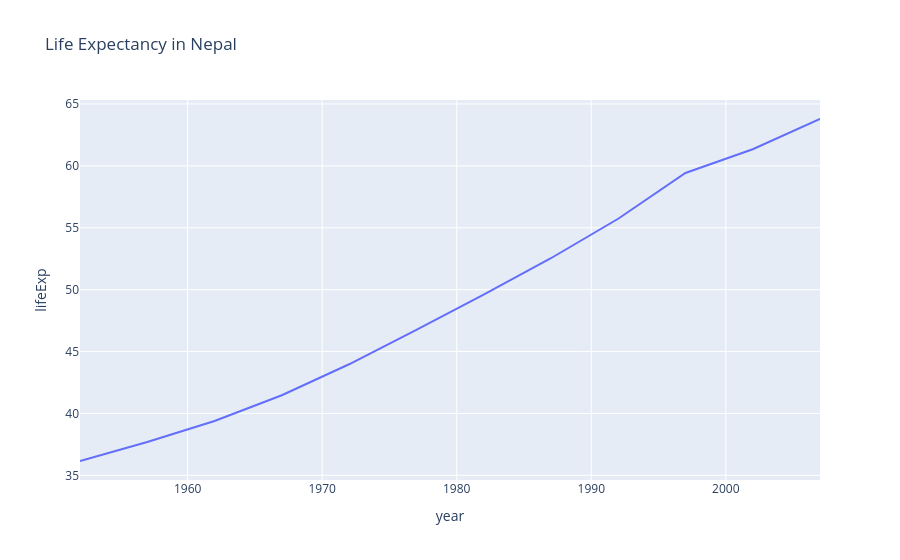

The cell this chart's notebook holds for it:
### Code cell
import plotly.express as px

df = px.data.gapminder().query("country=='Nepal'")
fig = px.line(df, x="year", y="lifeExp", title="Life Expectancy in Nepal")
fig.show()

### Figure 1 — Plotly figure (JSON) as saved in the notebook; plotly's stock layout.template omitted (floating-point values rounded to 4 significant figures)
{"data": [{"hovertemplate": "year=%{x}<br>lifeExp=%{y}<extra></extra>", "legendgroup": "", "line": {"color": "#636efa", "dash": "solid"}, "marker": {"symbol": "circle"}, "mode": "lines", "name": "", "orientation": "v", "showlegend": false, "type": "scatter", "x": [1952, 1957, 1962, 1967, 1972, 1977, 1982, 1987, 1992, 1997, 2002, 2007], "xaxis": "x", "y": [36.16, 37.69, 39.39, 41.47, 43.97, 46.75, 49.59, 52.54, 55.73, 59.43, 61.34, 63.78], "yaxis": "y"}], "layout": {"legend": {"tracegroupgap": 0}, "title": {"text": "Life Expectancy in Nepal"}, "xaxis": {"anchor": "y", "domain": [0, 1], "title": {"text": "year"}}, "yaxis": {"anchor": "x", "domain": [0, 1], "title": {"text": "lifeExp"}}}}
